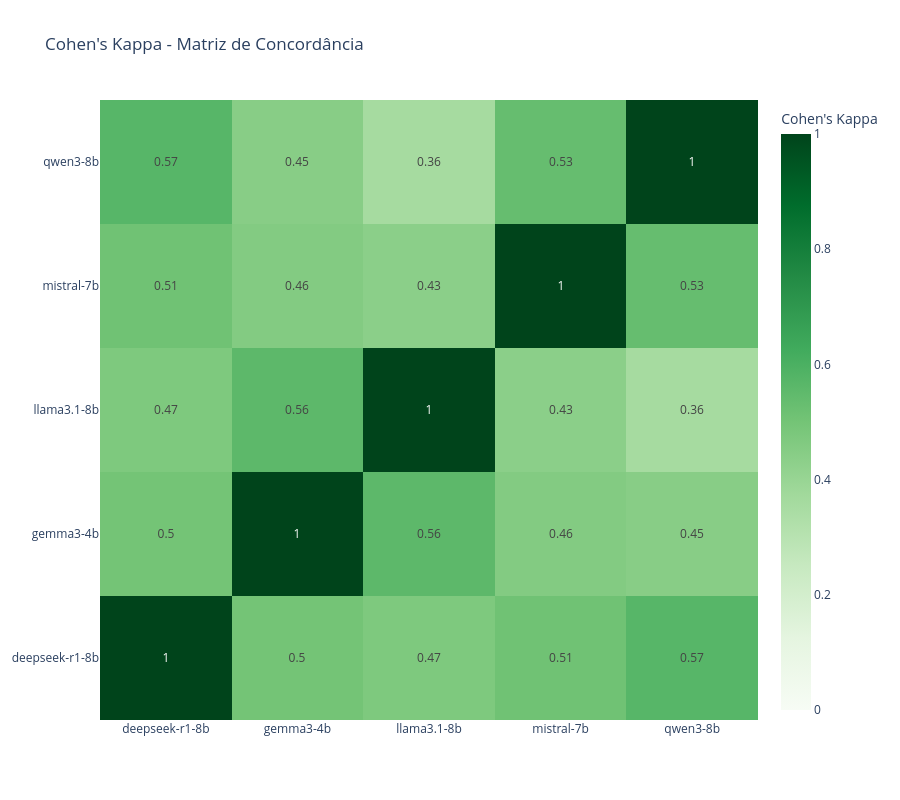

Notebook cell for this chart:
### Markdown cell above
### - Cohens Kappa

### Code cell
logger.info("\n📊 Gerando heatmap de Cohens_Kappa...")
visualizer.plot_kappa_heatmap(
    kappa_df=report['cohens_kappa']
)

### Figure 1 — Plotly figure (JSON) as saved in the notebook; plotly's stock layout.template omitted (floating-point values rounded to 4 significant figures)
{"data": [{"colorbar": {"title": {"text": "Cohen's Kappa"}}, "colorscale": [[0, "rgb(247,252,245)"], [0.125, "rgb(229,245,224)"], [0.25, "rgb(199,233,192)"], [0.375, "rgb(161,217,155)"], [0.5, "rgb(116,196,118)"], [0.625, "rgb(65,171,93)"], [0.75, "rgb(35,139,69)"], [0.875, "rgb(0,109,44)"], [1, "rgb(0,68,27)"]], "text": [[1, 0.5, 0.47, 0.51, 0.57], [0.5, 1, 0.56, 0.46, 0.45], [0.47, 0.56, 1, 0.43, 0.36], [0.51, 0.46, 0.43, 1, 0.53], [0.57, 0.45, 0.36, 0.53, 1]], "texttemplate": "%{text}", "type": "heatmap", "x": ["deepseek-r1-8b", "gemma3-4b", "llama3.1-8b", "mistral-7b", "qwen3-8b"], "y": ["deepseek-r1-8b", "gemma3-4b", "llama3.1-8b", "mistral-7b", "qwen3-8b"], "z": [[1, 0.5008, 0.4727, 0.5106, 0.5718], [0.5008, 1, 0.5576, 0.4591, 0.4455], [0.4727, 0.5576, 1, 0.435, 0.358], [0.5106, 0.4591, 0.435, 1, 0.5345], [0.5718, 0.4455, 0.358, 0.5345, 1]], "zmax": 1, "zmin": 0}], "layout": {"height": 800, "title": {"text": "Cohen's Kappa - Matriz de Concordância"}, "width": 900}}
